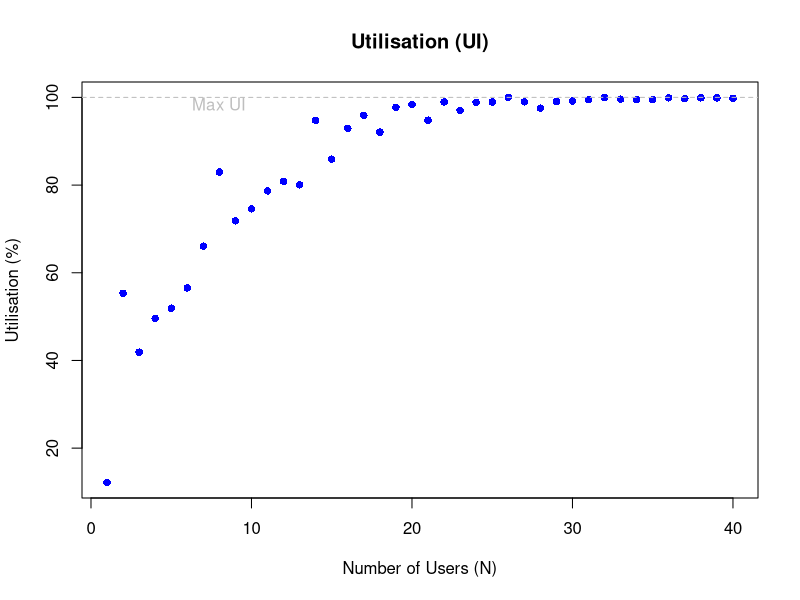
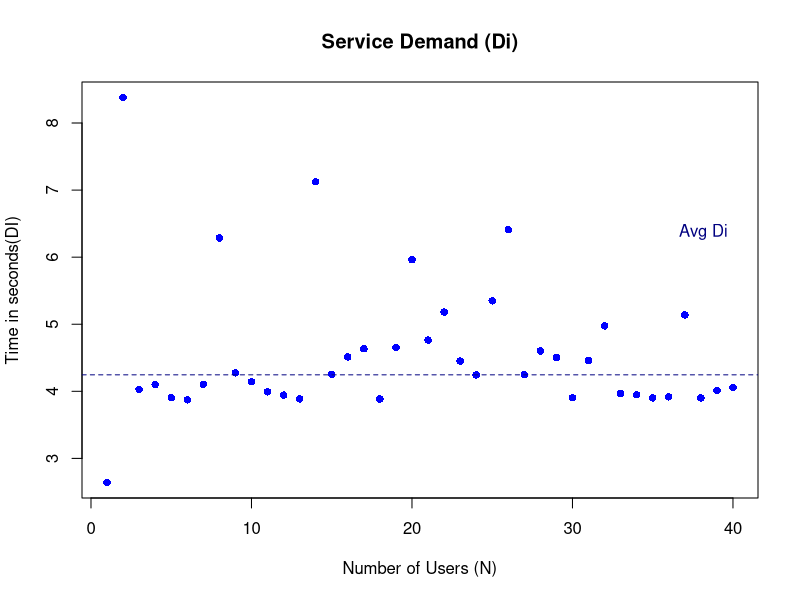
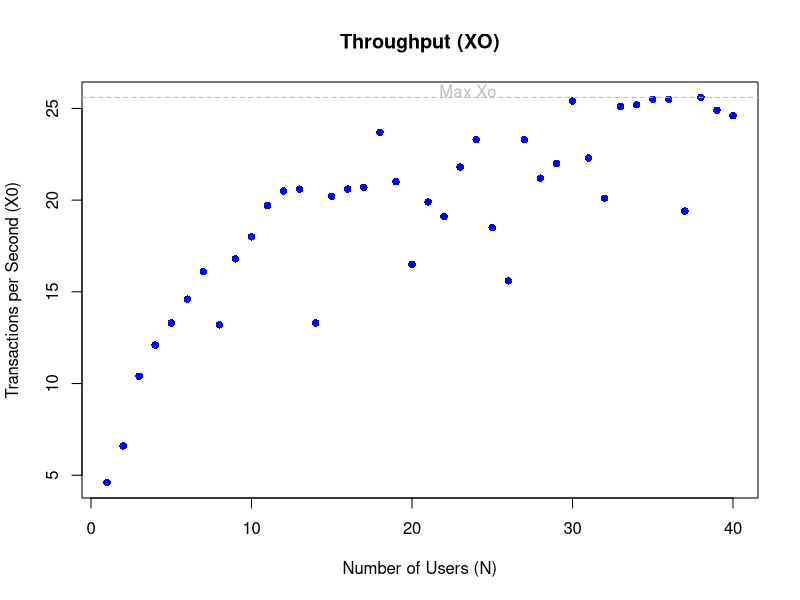
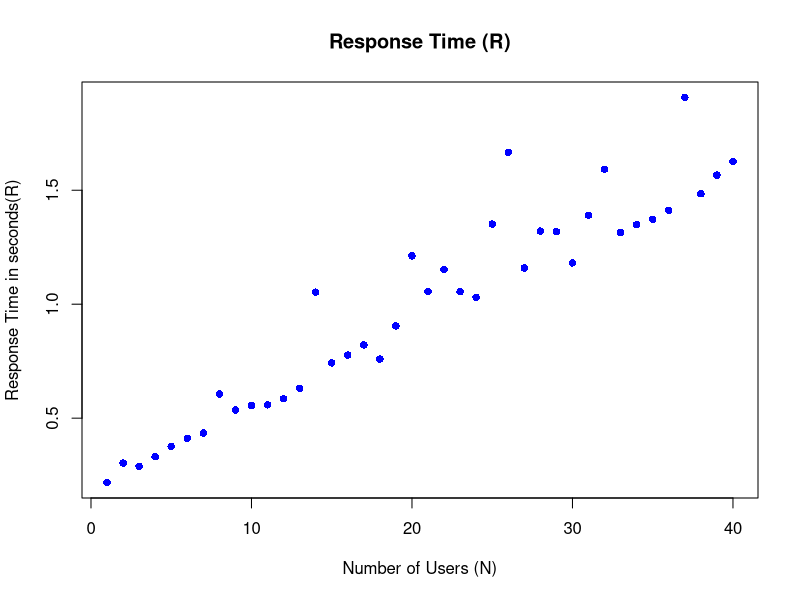

Reproduce these figures in R, in order.
#Sets working directory to location of relevant files
setwd(dirname(parent.frame(2)$ofile))

#reads the system results from result.dat into systemData , ignoring the header in the file
systemData <- read.table("results.dat", header=TRUE)

#Time - T is 10 as this was the interval specified in my bash script for capturing the information
T <- 10

#Utilisation - is based on the known idle time that was worked out in the bash scipt, subtracted from 100
UI <- (100-systemData$IDLE)

#System Throughput - (XO) is gotten from the number of completed transactions divided by the time interval T
XO <- (systemData$CO/T)

#Service demand - Utilisation is gotten by dividing UI by System throughput
DI <- (UI / XO)

#Response Time - gotten by dividing the total number of users by throughput
R <- (systemData$N / XO)

#dev.new() this command plots all the graphs at the same time in seperate graphs
dev.new()

#pch the following commands plot the graphs based on the calculations above, using solid circles for the points. 
plot(UI, pch=16, main="Utilisation (UI)", xlab="Number of Users (N)", ylab="Utilisation (%)", col="blue")
#the following commands where used to map the max UI using a dashed line on the graph
maxUtil <- summary(UI)["Max."]
abline(h=maxUtil,col="grey",lty=2)
text(x=10, y=maxUtil, labels="Max UI", adj=c(1.1,1), col='grey')

#the following is the graph for the Service Demand
dev.new()
plot(DI, pch=16, main="Service Demand (Di)", xlab="Number of Users (N)", ylab="Time in seconds(DI)", col="blue")
avgDI <- summary(DI)["Median"]
abline(h=avgDI,col="navy",lty=2)
text(x=40, y=6.5, labels="Avg Di", adj=c(1.1,1), col='navy')

dev.new()
plot(XO, pch=16, main="Throughput (XO)", xlab="Number of Users (N)", ylab="Transactions per Second (X0)", col="blue")
#The following commands are used to graph the max throughput dashed line on the graph
maxThrough <- summary(XO)["Max."]
abline(h=maxThrough,col="grey",lty=2)
text(x=maxThrough, y=maxThrough+0.7, labels="Max Xo", adj=c(1.1,1), col='grey')

dev.new()
plot(R, pch=16, main="Response Time (R)", xlab="Number of Users (N)", ylab="Response Time in seconds(R)", col="blue")

#The following summary command was used to retrieve the summary information for the different metrics displayed in the report.
#summary(UI), summary(DI), summary(XO), summary(R)